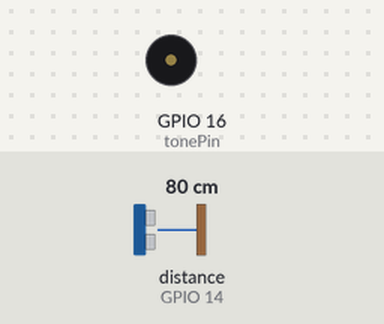
Recording of a sketch running on a simulated ESP32. Shown: buzzer (waves = sounding). Wiring (inferred from the names in the program): ultrasonic range finder: trigger GPIO 12; echo GPIO 14. Inputs (shaded band) come from the test bench; at power-on: distance to the obstacle (sensor on GPIO 14) 80 cm. The echo pulse lasts 58.3 µs per cm; nothing arrives over Bluetooth unless stated; what the sketch prints to the serial monitor is not drawn.

Above: at 1.2 s.
1.3 s: distance to the obstacle (sensor on GPIO 14) set to 10 cm
2.8 s: distance to the obstacle (sensor on GPIO 14) set to 7 cm
At 5.6 s:
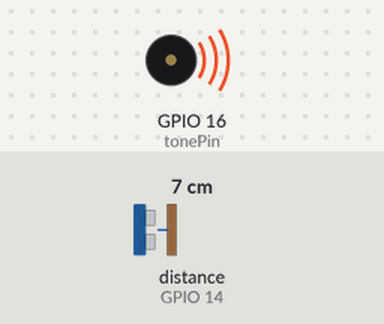
Timing chart, 0 to 10.5 s (numbered marks = the images above; inputs shaded):
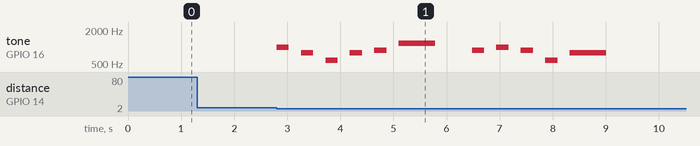

Measured:
- the behaviour switches between 9 and 8 cm on distance to the obstacle (sensor on GPIO 14) (found by bisection; images 0 and 1)
- after the input at 2.8 s, tone on GPIO 16 (tonePin): plays 988 Hz for 0.23 s, 784 Hz for 0.23 s, 587 Hz for 0.23 s, 784 Hz for 0.23 s, 880 Hz for 0.23 s, 1175 Hz for 0.69 s … (11 notes in this stretch), starting at once

The sketch:

sketch_dec19b.ino
```cpp
#include <BluetoothSerial.h>
#include "pitches.h"
BluetoothSerial BT;
int triggerPin = 12; //用來trigger
int echoPin = 14; //用來接收echo
long duration, cm, inches;
byte num=1;
int freq = 2000; 
int channel = 0; 
int resolution = 8;
int length;
int tonePin = 16;

int flag=1;

int melody[] = {
    NOTE_B5 , NOTE_G5,NOTE_D5, NOTE_G5, NOTE_A5, NOTE_D6, NOTE_A5,
  NOTE_B5, NOTE_A5, NOTE_D5, NOTE_G5
  };

  int noteDurations[] = {
1,1,1,1,1,3,1,1,1,1,3
  };

void setup() {
  Serial.begin(115200);
  BT.begin("candyTestEsp32");
  pinMode(triggerPin, OUTPUT); //發送超音波
  pinMode(echoPin, INPUT);  //讀取超音波
  length = sizeof(melody)/sizeof(melody[0]);
  ledcSetup(channel, freq, resolution);
  ledcAttachPin(tonePin, channel);
}

void loop() {
digitalWrite(triggerPin, LOW);
  delayMicroseconds(5);
  digitalWrite(triggerPin, HIGH);  // 給 Trig 高電位，持續 10微秒
  delayMicroseconds(10);
  digitalWrite(triggerPin, LOW);

  //接收超音波
  duration = pulseIn(echoPin, HIGH);   // 收到高電位時的時間

  //將回傳時間換算成距離 cm 或 inch
  cm = (duration/2) / 29.1;
  Serial.print(cm);
  Serial.println("cm");
  if(cm<=8){BT.write(num);}
  if(cm<=8&&flag){
    flag=0;
    for (int thisNote = 0; thisNote < length; thisNote++) {
      int noteDuration = noteDurations[thisNote]*230;
      ledcWriteTone(channel, melody[thisNote]);
      delay(noteDuration);
      ledcWriteTone(channel, 0);
      int pauseBetweenNotes = noteDuration;
      delay(pauseBetweenNotes);}
    }
  if(cm>8){flag=1;}
}
```

pitches.h
```cpp
/*************************************************
 * Public Constants
 *************************************************/

#define NOTE_B0  31
#define NOTE_C1  33
#define NOTE_CS1 35
#define NOTE_D1  37
#define NOTE_DS1 39
#define NOTE_E1  41
#define NOTE_F1  44
#define NOTE_FS1 46
#define NOTE_G1  49
#define NOTE_GS1 52
#define NOTE_A1  55
#define NOTE_AS1 58
#define NOTE_B1  62
#define NOTE_C2  65
#define NOTE_CS2 69
#define NOTE_D2  73
#define NOTE_DS2 78
#define NOTE_E2  82
#define NOTE_F2  87
#define NOTE_FS2 93
#define NOTE_G2  98
#define NOTE_GS2 104
#define NOTE_A2  110
#define NOTE_AS2 117
#define NOTE_B2  123
#define NOTE_C3  131
#define NOTE_CS3 139
#define NOTE_D3  147
#define NOTE_DS3 156
#define NOTE_E3  165
#define NOTE_F3  175
#define NOTE_FS3 185
#define NOTE_G3  196
#define NOTE_GS3 208
#define NOTE_A3  220
#define NOTE_AS3 233
#define NOTE_B3  247
#define NOTE_C4  262
#define NOTE_CS4 277
#define NOTE_D4  294
#define NOTE_DS4 311
#define NOTE_E4  330
#define NOTE_F4  349
#define NOTE_FS4 370
#define NOTE_G4  392
#define NOTE_GS4 415
#define NOTE_A4  440
#define NOTE_AS4 466
#define NOTE_B4  494
#define NOTE_C5  523
#define NOTE_CS5 554
#define NOTE_D5  587
#define NOTE_DS5 622
#define NOTE_E5  659
#define NOTE_F5  698
#define NOTE_FS5 740
#define NOTE_G5  784
#define NOTE_GS5 831
#define NOTE_A5  880
#define NOTE_AS5 932
#define NOTE_B5  988
#define NOTE_C6  1047
#define NOTE_CS6 1109
#define NOTE_D6  1175
#define NOTE_DS6 1245
#define NOTE_E6  1319
#define NOTE_F6  1397
#define NOTE_FS6 1480
#define NOTE_G6  1568
#define NOTE_GS6 1661
#define NOTE_A6  1760
#define NOTE_AS6 1865
#define NOTE_B6  1976
#define NOTE_C7  2093
#define NOTE_CS7 2217
#define NOTE_D7  2349
#define NOTE_DS7 2489
#define NOTE_E7  2637
#define NOTE_F7  2794
#define NOTE_FS7 2960
#define NOTE_G7  3136
#define NOTE_GS7 3322
#define NOTE_A7  3520
#define NOTE_AS7 3729
#define NOTE_B7  3951
#define NOTE_C8  4186
#define NOTE_CS8 4435
#define NOTE_D8  4699
#define NOTE_DS8 4978
```
